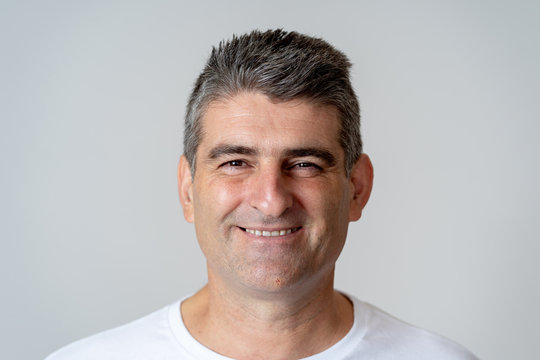
#> input picture human.jpg, 540 x 360 px
$ python yuz_goz_tespiti.py
#> lines starting #> are read from the running program, lines starting #| are printed output that depends on the picture; after the words box and inside, x2 and y2 are one past the last pixel; in counts of white or black regions, pixels touching at a corner belong together
# -*- coding: utf-8 -*-
"""
Created on Mon Jul  8 13:26:36 2024

@author: usnis
"""
#u kod, OpenCV kullanarak bir resim üzerinde yüz ve göz tespiti yapar:
#Yüz tespiti: `haarcascade_frontalface_default.xml` kullanılarak.
# Göz tespiti: `haarcascade_eye.xml` kullanılarak.
#Tespit edilen yüz ve gözler, resim üzerinde dikdörtgenlerle işaretlenir ve gösterilir.

import cv2
cascade_path=cv2.data.haarcascades + "haarcascade_frontalface_default.xml"
eye_path=cv2.data.haarcascades + "haarcascade_eye.xml"

face_cascaded=cv2.CascadeClassifier(cascade_path)
eye_cascade=cv2.CascadeClassifier(eye_path)

img_path="human.jpg"

img=cv2.imread(img_path)
#> img is the input picture: shape (360, 540, 3); mean B, G, R 179.3, 180.4, 186.2

gray=cv2.cvtColor(img, cv2.COLOR_BGR2GRAY)
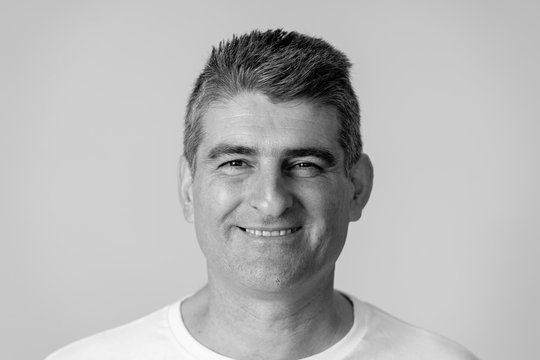
#> gray: shape (360, 540); min 0, max 254, mean 182.1


faces=face_cascaded.detectMultiScale(gray, scaleFactor=1.1, minNeighbors=5, minSize=(30,30))
#> faces = [[169, 85, 200, 200]]


for (x,y,w,h) in faces:
    cv2.rectangle(img, (x,y), (x+w, y+h), (0,0,255),2)

    roi_gray =gray[y:y+h, x:x+w]
    roi_color=img[y:y+h, x:x+w]

    eyes=eye_cascade.detectMultiScale(roi_gray, scaleFactor=1.1, minNeighbors=5, minSize=(30,30) )

    for(ex, ey, ew, eh) in eyes:
        cv2.rectangle(roi_color, (ex,ey), (ex+ew, ey+eh), (0,255,255),2)
#> this loop made 1 pass
#> (x, y, w, h, eyes) on pass 1: (169, 85, 200, 200, [[40, 53, 51, 51], [109, 59, 47, 47]])
#> pass 1, `roi_gray =gray[y:y+h, x:x+w]`:
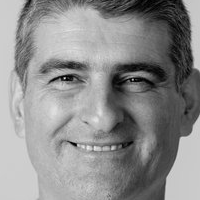
#> roi_gray: shape (200, 200); min 1, max 235, mean 140.7
#> pass 1, `roi_color=img[y:y+h, x:x+w]`:
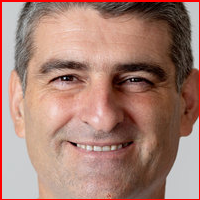
#> roi_color: shape (200, 200, 3); mean B, G, R 115.9, 128, 167.3
#> after the loop:
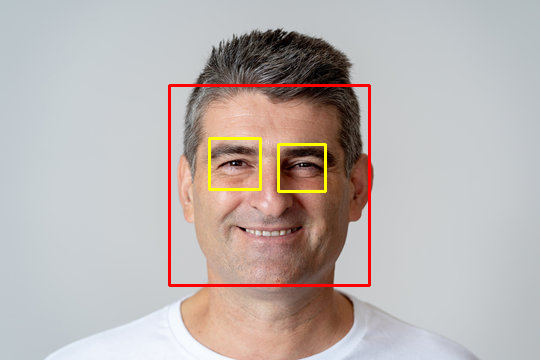
#> img: shape (360, 540, 3); 1.83% of pixels changed, all inside (x1, y1, x2, y2) = (168, 84, 371, 287)
#> after the loop:
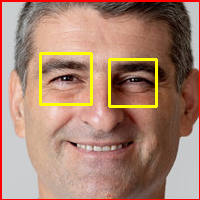
#> roi_color: shape (200, 200, 3); 2.92% of pixels changed, all inside (x1, y1, x2, y2) = (39, 52, 158, 108)


cv2.imshow("win", img)
cv2.waitKey()
cv2.destroyAllWindows()
